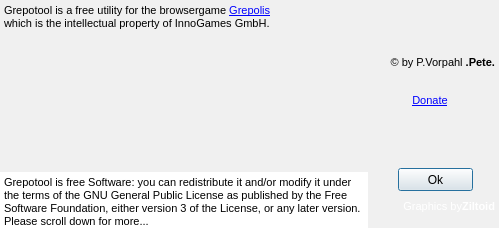
<?xml version="1.0" encoding="UTF-8"?>
<ui version="4.0">
 <class>DlgAbout</class>
 <widget class="QDialog" name="DlgAbout">
  <property name="geometry">
   <rect>
    <x>0</x>
    <y>0</y>
    <width>499</width>
    <height>228</height>
   </rect>
  </property>
  <property name="sizePolicy">
   <sizepolicy hsizetype="Fixed" vsizetype="Fixed">
    <horstretch>0</horstretch>
    <verstretch>0</verstretch>
   </sizepolicy>
  </property>
  <property name="windowTitle">
   <string>Grepotool 1.0 alpha</string>
  </property>
  <property name="windowIcon">
   <iconset resource="grepotool.qrc">
    <normaloff>:/icons/gt.ico</normaloff>:/icons/gt.ico</iconset>
  </property>
  <property name="styleSheet">
   <string notr="true">background-image:url(:/icons/splash.png);
background-repeat:no-repeat;
background-position:left top;
background-attachment:fixed;
</string>
  </property>
  <widget class="QTextBrowser" name="_text">
   <property name="geometry">
    <rect>
     <x>0</x>
     <y>0</y>
     <width>304</width>
     <height>76</height>
    </rect>
   </property>
   <property name="palette">
    <palette>
     <active>
      <colorrole role="Light">
       <brush brushstyle="SolidPattern">
        <color alpha="255">
         <red>240</red>
         <green>240</green>
         <blue>240</blue>
        </color>
       </brush>
      </colorrole>
      <colorrole role="Base">
       <brush brushstyle="SolidPattern">
        <color alpha="255">
         <red>240</red>
         <green>240</green>
         <blue>240</blue>
        </color>
       </brush>
      </colorrole>
     </active>
     <inactive>
      <colorrole role="Light">
       <brush brushstyle="SolidPattern">
        <color alpha="255">
         <red>240</red>
         <green>240</green>
         <blue>240</blue>
        </color>
       </brush>
      </colorrole>
      <colorrole role="Base">
       <brush brushstyle="SolidPattern">
        <color alpha="255">
         <red>240</red>
         <green>240</green>
         <blue>240</blue>
        </color>
       </brush>
      </colorrole>
     </inactive>
     <disabled>
      <colorrole role="Light">
       <brush brushstyle="SolidPattern">
        <color alpha="255">
         <red>240</red>
         <green>240</green>
         <blue>240</blue>
        </color>
       </brush>
      </colorrole>
      <colorrole role="Base">
       <brush brushstyle="SolidPattern">
        <color alpha="255">
         <red>240</red>
         <green>240</green>
         <blue>240</blue>
        </color>
       </brush>
      </colorrole>
     </disabled>
    </palette>
   </property>
   <property name="styleSheet">
    <string notr="true"/>
   </property>
   <property name="frameShape">
    <enum>QFrame::NoFrame</enum>
   </property>
   <property name="verticalScrollBarPolicy">
    <enum>Qt::ScrollBarAlwaysOff</enum>
   </property>
   <property name="horizontalScrollBarPolicy">
    <enum>Qt::ScrollBarAlwaysOff</enum>
   </property>
   <property name="html">
    <string>&lt;!DOCTYPE HTML PUBLIC &quot;-//W3C//DTD HTML 4.0//EN&quot; &quot;http://www.w3.org/TR/REC-html40/strict.dtd&quot;&gt;
&lt;html&gt;&lt;head&gt;&lt;meta name=&quot;qrichtext&quot; content=&quot;1&quot; /&gt;&lt;style type=&quot;text/css&quot;&gt;
p, li { white-space: pre-wrap; }
&lt;/style&gt;&lt;/head&gt;&lt;body style=&quot; font-family:'MS Shell Dlg 2'; font-size:8.25pt; font-weight:400; font-style:normal;&quot;&gt;
&lt;p style=&quot; margin-top:12px; margin-bottom:12px; margin-left:0px; margin-right:0px; -qt-block-indent:0; text-indent:0px;&quot;&gt;&lt;span style=&quot; font-size:8pt;&quot;&gt;Grepotool is a free utility for the browsergame &lt;/span&gt;&lt;a href=&quot;http://www.grepolis.com&quot;&gt;&lt;span style=&quot; font-size:8pt; text-decoration: underline; color:#0000ff;&quot;&gt;Grepolis&lt;/span&gt;&lt;/a&gt;&lt;span style=&quot; font-size:8pt;&quot;&gt; which is the intellectual property of InnoGames GmbH. &lt;/span&gt;&lt;/p&gt;&lt;/body&gt;&lt;/html&gt;</string>
   </property>
   <property name="textInteractionFlags">
    <set>Qt::LinksAccessibleByKeyboard|Qt::LinksAccessibleByMouse</set>
   </property>
   <property name="openExternalLinks">
    <bool>true</bool>
   </property>
  </widget>
  <widget class="QTextBrowser" name="_text_2">
   <property name="geometry">
    <rect>
     <x>0</x>
     <y>172</y>
     <width>368</width>
     <height>58</height>
    </rect>
   </property>
   <property name="styleSheet">
    <string notr="true">background-image:url(:/icons/splash.png);
background-repeat:no-repeat;
background-position:left bottom;
background-attachment:fixed;</string>
   </property>
   <property name="frameShape">
    <enum>QFrame::NoFrame</enum>
   </property>
   <property name="frameShadow">
    <enum>QFrame::Plain</enum>
   </property>
   <property name="verticalScrollBarPolicy">
    <enum>Qt::ScrollBarAlwaysOff</enum>
   </property>
   <property name="horizontalScrollBarPolicy">
    <enum>Qt::ScrollBarAlwaysOff</enum>
   </property>
   <property name="html">
    <string>&lt;!DOCTYPE HTML PUBLIC &quot;-//W3C//DTD HTML 4.0//EN&quot; &quot;http://www.w3.org/TR/REC-html40/strict.dtd&quot;&gt;
&lt;html&gt;&lt;head&gt;&lt;meta name=&quot;qrichtext&quot; content=&quot;1&quot; /&gt;&lt;style type=&quot;text/css&quot;&gt;
p, li { white-space: pre-wrap; }
&lt;/style&gt;&lt;/head&gt;&lt;body style=&quot; font-family:'MS Shell Dlg 2'; font-size:8.25pt; font-weight:400; font-style:normal;&quot;&gt;
&lt;p style=&quot; margin-top:0px; margin-bottom:0px; margin-left:0px; margin-right:0px; -qt-block-indent:0; text-indent:0px;&quot;&gt;&lt;span style=&quot; font-size:8pt;&quot;&gt;Grepotool is free Software: you can redistribute it and/or modify it under the terms of the GNU General Public License as published by the Free Software Foundation, either version 3 of the License, or any later version. &lt;/span&gt;&lt;/p&gt;
&lt;p style=&quot; margin-top:0px; margin-bottom:0px; margin-left:0px; margin-right:0px; -qt-block-indent:0; text-indent:0px;&quot;&gt;&lt;span style=&quot; font-size:8pt;&quot;&gt;Please scroll down for more...&lt;/span&gt;&lt;/p&gt;
&lt;p style=&quot;-qt-paragraph-type:empty; margin-top:0px; margin-bottom:0px; margin-left:0px; margin-right:0px; -qt-block-indent:0; text-indent:0px; font-size:8pt;&quot;&gt;&lt;/p&gt;
&lt;p style=&quot; margin-top:0px; margin-bottom:0px; margin-left:0px; margin-right:0px; -qt-block-indent:0; text-indent:0px;&quot;&gt;&lt;span style=&quot; font-size:8pt;&quot;&gt;Grepotool is distributed in the hope that it will be useful, but WITHOUT ANY WARRANTY; without even the implied warranty of MERCHANTABILITY or FITNESS FOR A PARTICULAR PURPOSE. See the GNU General Public License for more details. &lt;/span&gt;&lt;/p&gt;
&lt;p style=&quot;-qt-paragraph-type:empty; margin-top:0px; margin-bottom:0px; margin-left:0px; margin-right:0px; -qt-block-indent:0; text-indent:0px; font-size:8pt;&quot;&gt;&lt;/p&gt;
&lt;p style=&quot; margin-top:0px; margin-bottom:0px; margin-left:0px; margin-right:0px; -qt-block-indent:0; text-indent:0px;&quot;&gt;&lt;span style=&quot; font-size:8pt;&quot;&gt;You should have received a copy of the GNU General Public License along with Grepotool; see the file 'GPL.txt' in the base directory of your installation. If not, see &lt;/span&gt;&lt;a href=&quot;http://www.gnu.org/licenses/&quot;&gt;&lt;span style=&quot; font-size:8pt; text-decoration: underline; color:#0000ff;&quot;&gt;'http://www.gnu.org/licenses/'&lt;/span&gt;&lt;/a&gt;&lt;span style=&quot; font-size:8pt;&quot;&gt;.&lt;/span&gt;&lt;/p&gt;&lt;/body&gt;&lt;/html&gt;</string>
   </property>
  </widget>
  <widget class="QTextBrowser" name="_text_3">
   <property name="geometry">
    <rect>
     <x>0</x>
     <y>0</y>
     <width>501</width>
     <height>236</height>
    </rect>
   </property>
   <property name="palette">
    <palette>
     <active>
      <colorrole role="Light">
       <brush brushstyle="SolidPattern">
        <color alpha="255">
         <red>240</red>
         <green>240</green>
         <blue>240</blue>
        </color>
       </brush>
      </colorrole>
      <colorrole role="Base">
       <brush brushstyle="SolidPattern">
        <color alpha="255">
         <red>240</red>
         <green>240</green>
         <blue>240</blue>
        </color>
       </brush>
      </colorrole>
     </active>
     <inactive>
      <colorrole role="Light">
       <brush brushstyle="SolidPattern">
        <color alpha="255">
         <red>240</red>
         <green>240</green>
         <blue>240</blue>
        </color>
       </brush>
      </colorrole>
      <colorrole role="Base">
       <brush brushstyle="SolidPattern">
        <color alpha="255">
         <red>240</red>
         <green>240</green>
         <blue>240</blue>
        </color>
       </brush>
      </colorrole>
     </inactive>
     <disabled>
      <colorrole role="Light">
       <brush brushstyle="SolidPattern">
        <color alpha="255">
         <red>240</red>
         <green>240</green>
         <blue>240</blue>
        </color>
       </brush>
      </colorrole>
      <colorrole role="Base">
       <brush brushstyle="SolidPattern">
        <color alpha="255">
         <red>240</red>
         <green>240</green>
         <blue>240</blue>
        </color>
       </brush>
      </colorrole>
     </disabled>
    </palette>
   </property>
   <property name="styleSheet">
    <string notr="true">background-image:url(:/icons/about.png);
background-repeat:no-repeat;
background-position:-360 0;
background-attachment:fixed;</string>
   </property>
   <property name="frameShape">
    <enum>QFrame::NoFrame</enum>
   </property>
   <property name="verticalScrollBarPolicy">
    <enum>Qt::ScrollBarAlwaysOff</enum>
   </property>
   <property name="horizontalScrollBarPolicy">
    <enum>Qt::ScrollBarAlwaysOff</enum>
   </property>
   <property name="html">
    <string>&lt;!DOCTYPE HTML PUBLIC &quot;-//W3C//DTD HTML 4.0//EN&quot; &quot;http://www.w3.org/TR/REC-html40/strict.dtd&quot;&gt;
&lt;html&gt;&lt;head&gt;&lt;meta name=&quot;qrichtext&quot; content=&quot;1&quot; /&gt;&lt;style type=&quot;text/css&quot;&gt;
p, li { white-space: pre-wrap; }
&lt;/style&gt;&lt;/head&gt;&lt;body style=&quot; font-family:'MS Shell Dlg 2'; font-size:8.25pt; font-weight:400; font-style:normal;&quot;&gt;
&lt;table border=&quot;0&quot; style=&quot; margin-top:0px; margin-bottom:0px; margin-left:0px; margin-right:0px;&quot; width=&quot;100%&quot; cellspacing=&quot;2&quot; cellpadding=&quot;0&quot;&gt;
&lt;tr&gt;
&lt;td&gt;&lt;/td&gt;
&lt;td width=&quot;130&quot;&gt;
&lt;p align=&quot;right&quot; style=&quot;-qt-paragraph-type:empty; margin-top:12px; margin-bottom:12px; margin-left:0px; margin-right:0px; -qt-block-indent:0; text-indent:0px; font-size:8pt;&quot;&gt;&lt;/p&gt;
&lt;p align=&quot;right&quot; style=&quot; margin-top:12px; margin-bottom:12px; margin-left:0px; margin-right:0px; -qt-block-indent:0; text-indent:0px;&quot;&gt;&lt;span style=&quot; font-size:8pt;&quot;&gt;© by P.Vorpahl &lt;/span&gt;&lt;img src=&quot;:/icons/player.png&quot; width=&quot;16&quot; height=&quot;16&quot; /&gt;&lt;span style=&quot; font-size:8pt; font-weight:600;&quot;&gt;.Pete.&lt;/span&gt;&lt;span style=&quot; font-size:8pt;&quot;&gt;&lt;br /&gt;&lt;/span&gt;&lt;/p&gt;
&lt;p align=&quot;center&quot; style=&quot; margin-top:12px; margin-bottom:12px; margin-left:0px; margin-right:0px; -qt-block-indent:0; text-indent:0px;&quot;&gt;&lt;a href=&quot;https://www.paypal.com/cgi-bin/webscr?method=POST&amp;amp;cmd=_s-xclick&amp;amp;hosted_button_id=BFPE2L5XF8Y48&quot;&gt;&lt;span style=&quot; font-size:8pt; text-decoration: underline; color:#0000ff;&quot;&gt;Donate&lt;/span&gt;&lt;/a&gt;&lt;/p&gt;
&lt;p align=&quot;right&quot; style=&quot;-qt-paragraph-type:empty; margin-top:12px; margin-bottom:12px; margin-left:0px; margin-right:0px; -qt-block-indent:0; text-indent:0px; font-size:8pt;&quot;&gt;&lt;/p&gt;
&lt;p align=&quot;right&quot; style=&quot;-qt-paragraph-type:empty; margin-top:12px; margin-bottom:12px; margin-left:0px; margin-right:0px; -qt-block-indent:0; text-indent:0px; font-size:12pt;&quot;&gt;&lt;/p&gt;
&lt;p align=&quot;right&quot; style=&quot;-qt-paragraph-type:empty; margin-top:12px; margin-bottom:12px; margin-left:0px; margin-right:0px; -qt-block-indent:0; text-indent:0px; font-size:8pt;&quot;&gt;&lt;/p&gt;
&lt;p align=&quot;right&quot; style=&quot; margin-top:12px; margin-bottom:12px; margin-left:0px; margin-right:0px; -qt-block-indent:0; text-indent:0px;&quot;&gt;&lt;span style=&quot; font-size:8pt; color:#ffffff;&quot;&gt;Graphics by&lt;/span&gt;&lt;img src=&quot;:/icons/player.png&quot; width=&quot;16&quot; height=&quot;16&quot; /&gt;&lt;span style=&quot; font-size:8pt; font-weight:600; color:#ffffff;&quot;&gt;Ziltoid&lt;/span&gt;&lt;/p&gt;&lt;/td&gt;&lt;/tr&gt;&lt;/table&gt;&lt;/body&gt;&lt;/html&gt;</string>
   </property>
   <property name="textInteractionFlags">
    <set>Qt::LinksAccessibleByKeyboard|Qt::LinksAccessibleByMouse</set>
   </property>
   <property name="openExternalLinks">
    <bool>true</bool>
   </property>
  </widget>
  <widget class="QPushButton" name="pushButton">
   <property name="geometry">
    <rect>
     <x>398</x>
     <y>168</y>
     <width>75</width>
     <height>23</height>
    </rect>
   </property>
   <property name="text">
    <string>Ok</string>
   </property>
  </widget>
  <zorder>_text_3</zorder>
  <zorder>_text</zorder>
  <zorder>_text_2</zorder>
  <zorder>pushButton</zorder>
 </widget>
 <resources>
  <include location="grepotool.qrc"/>
 </resources>
 <connections>
  <connection>
   <sender>pushButton</sender>
   <signal>clicked()</signal>
   <receiver>DlgAbout</receiver>
   <slot>accept()</slot>
   <hints>
    <hint type="sourcelabel">
     <x>175</x>
     <y>285</y>
    </hint>
    <hint type="destinationlabel">
     <x>89</x>
     <y>286</y>
    </hint>
   </hints>
  </connection>
 </connections>
</ui>
